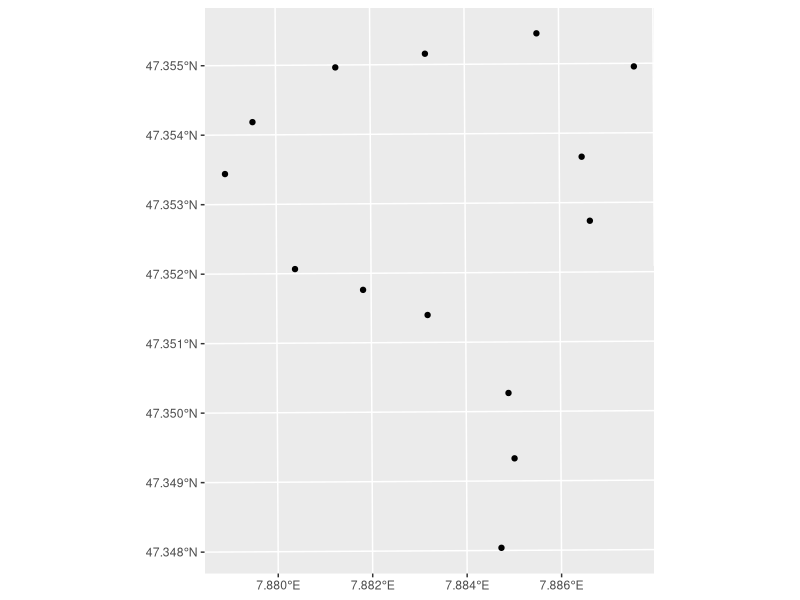

R code for this plot:
## ---- chunk 1

library("readr")

wpolten <- read_delim("datasets/Olten_Waypoints/Waypoints.csv", ",")



library(sf)

wpolten_sf <- st_as_sf(
  wpolten,
  coords = c("X", "Y"),
  crs = 2056, remove = FALSE)

library(ggplot2)

ggplot(wpolten_sf)+
  geom_sf()
